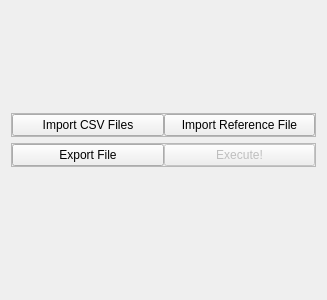
<?xml version="1.0" encoding="UTF-8"?>
<ui version="4.0">
 <class>MainWindow</class>
 <widget class="QMainWindow" name="MainWindow">
  <property name="geometry">
   <rect>
    <x>0</x>
    <y>0</y>
    <width>327</width>
    <height>300</height>
   </rect>
  </property>
  <property name="windowTitle">
   <string>Temperature Analysis</string>
  </property>
  <widget class="QWidget" name="centralWidget">
   <layout class="QVBoxLayout" name="verticalLayout">
    <item>
     <spacer name="verticalSpacer">
      <property name="orientation">
       <enum>Qt::Vertical</enum>
      </property>
      <property name="sizeHint" stdset="0">
       <size>
        <width>20</width>
        <height>40</height>
       </size>
      </property>
     </spacer>
    </item>
    <item>
     <widget class="QFrame" name="frame">
      <property name="frameShape">
       <enum>QFrame::StyledPanel</enum>
      </property>
      <property name="frameShadow">
       <enum>QFrame::Raised</enum>
      </property>
      <layout class="QHBoxLayout" name="horizontalLayout">
       <property name="spacing">
        <number>0</number>
       </property>
       <property name="leftMargin">
        <number>0</number>
       </property>
       <property name="topMargin">
        <number>0</number>
       </property>
       <property name="rightMargin">
        <number>0</number>
       </property>
       <property name="bottomMargin">
        <number>0</number>
       </property>
       <item>
        <widget class="QPushButton" name="cmdImportCSVFiles">
         <property name="text">
          <string>Import CSV Files</string>
         </property>
        </widget>
       </item>
       <item>
        <widget class="QPushButton" name="cmdImportReferenceFile">
         <property name="text">
          <string>Import Reference File</string>
         </property>
        </widget>
       </item>
      </layout>
     </widget>
    </item>
    <item>
     <widget class="QFrame" name="frame_2">
      <property name="frameShape">
       <enum>QFrame::StyledPanel</enum>
      </property>
      <property name="frameShadow">
       <enum>QFrame::Raised</enum>
      </property>
      <layout class="QHBoxLayout" name="horizontalLayout_2">
       <property name="spacing">
        <number>0</number>
       </property>
       <property name="leftMargin">
        <number>0</number>
       </property>
       <property name="topMargin">
        <number>0</number>
       </property>
       <property name="rightMargin">
        <number>0</number>
       </property>
       <property name="bottomMargin">
        <number>0</number>
       </property>
       <item>
        <widget class="QPushButton" name="cmdOutputFile">
         <property name="text">
          <string>Export File</string>
         </property>
        </widget>
       </item>
       <item>
        <widget class="QPushButton" name="cmdExecute">
         <property name="enabled">
          <bool>false</bool>
         </property>
         <property name="toolTip">
          <string>You need to select valid CSV files, Reference File &amp; Export file name to be able to execute.</string>
         </property>
         <property name="text">
          <string>Execute!</string>
         </property>
        </widget>
       </item>
      </layout>
     </widget>
    </item>
    <item>
     <widget class="QLabel" name="lblStatus">
      <property name="text">
       <string/>
      </property>
      <property name="alignment">
       <set>Qt::AlignCenter</set>
      </property>
     </widget>
    </item>
    <item>
     <spacer name="verticalSpacer_2">
      <property name="orientation">
       <enum>Qt::Vertical</enum>
      </property>
      <property name="sizeHint" stdset="0">
       <size>
        <width>20</width>
        <height>40</height>
       </size>
      </property>
     </spacer>
    </item>
   </layout>
  </widget>
 </widget>
 <layoutdefault spacing="6" margin="11"/>
 <resources/>
 <connections/>
</ui>
